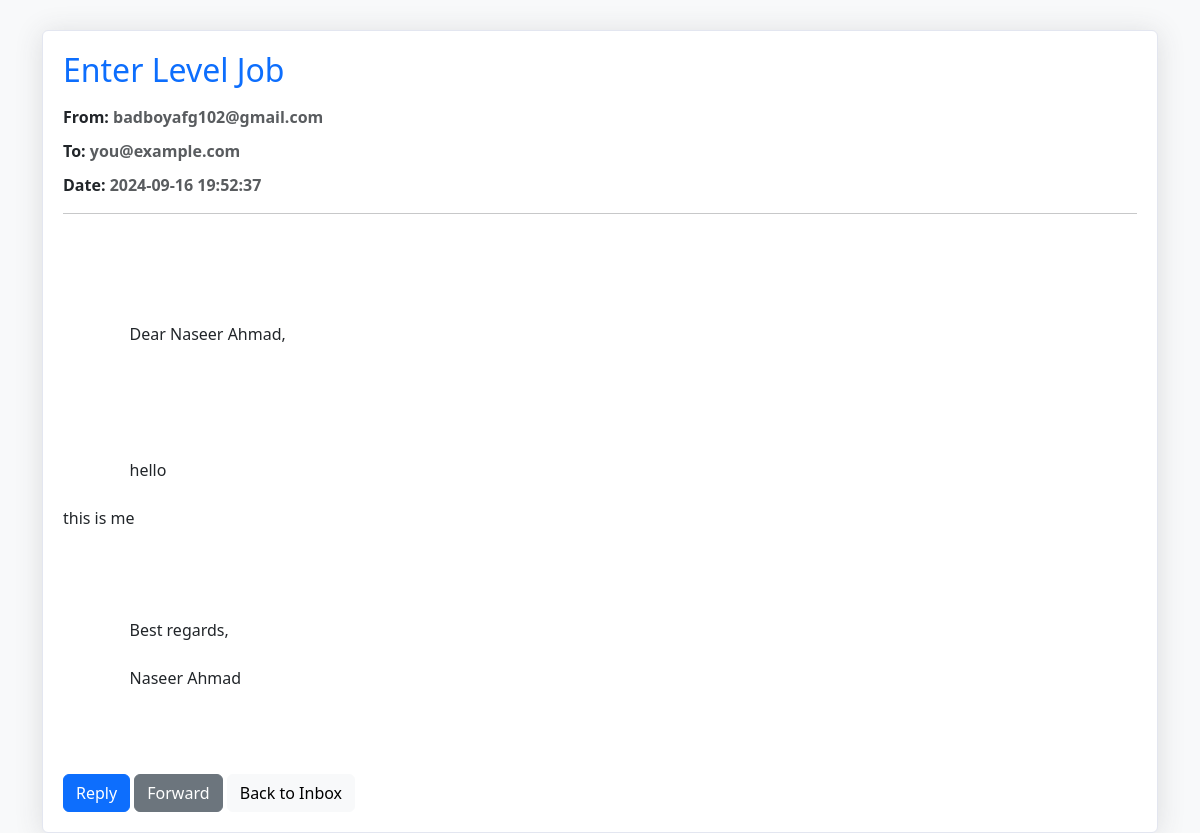
The page /example.php?id=1 on the database its author committed.
### tables this page shows
CREATE TABLE `contact_form_submissions` (
  `id` int(11) NOT NULL,
  `name` varchar(255) NOT NULL,
  `email` varchar(255) NOT NULL,
  `subject` varchar(255) NOT NULL,
  `message` text NOT NULL,
  `submitted_at` timestamp NOT NULL DEFAULT current_timestamp(),
  `is_seen` tinyint(1) DEFAULT 0
);

### example.php (the view, shortened to what this page needs)
<?php
$dbHost = 'localhost';
$dbUser = 'root';
$dbPass = '';
$dbName = 'project';
$conn = new mysqli($dbHost, $dbUser, $dbPass, $dbName);
if (isset($_GET['id']) && is_numeric($_GET['id'])) {
    $id = $_GET['id'];
    $stmt = $conn->prepare('SELECT name, email, subject, message, submitted_at FROM contact_form_submissions WHERE id = ?');
    $stmt->bind_param('i', $id);
    $stmt->execute();
    $result = $stmt->get_result();
    if ($result->num_rows > 0) {
        $emailDetails = $result->fetch_assoc();
    } else {
        echo "No email found with the given ID.";
        exit();
    }
} else {
    echo "Invalid email ID.";
    exit();
}
?>
<!DOCTYPE html>
<html lang="en">
<head>
    <link href="https://cdn.jsdelivr.net/npm/bootstrap@5.3.0/dist/css/bootstrap.min.css" rel="stylesheet">
</head>
<body>
<div class="container">
    <div class="card">
        <div class="email-header">
            <h2 class="text-primary mb-3"><?php echo htmlspecialchars($emailDetails['subject']); ?></h2>
            <div class="info">
                <span>From:</span> <span class="text-muted"><?php echo htmlspecialchars($emailDetails['email']); ?></span>
            </div>
            <div class="info">
                <span>To:</span> <span class="text-muted">you@example.com</span>
            </div>
            <div class="info">
                <span>Date:</span> <span class="text-muted"><?php echo htmlspecialchars($emailDetails['submitted_at']); ?></span>
            </div>
            <hr>
        </div>
        <div class="email-body">
            <p>
                Dear <?php echo htmlspecialchars($emailDetails['name']); ?>,
            </p>
            <p>
                <?php echo nl2br(htmlspecialchars($emailDetails['message'])); ?>
            </p>
            <p>
                Best regards,<br>
                <?php echo htmlspecialchars($emailDetails['name']); ?>
            </p>
        </div>
        <div class="email-actions">
            <a href="mailto:<?php echo htmlspecialchars($emailDetails['email']); ?>" class="btn btn-primary">Reply</a>
            <a href="mailto:?subject=Fwd: <?php echo urlencode($emailDetails['subject']); ?>&body=<?php echo urlencode($emailDetails['message']); ?>" class="btn btn-secondary">Forward</a>
            <a href="view_emails.php" class="btn btn-light">Back to Inbox</a>
        </div>
    </div>
</div>
</body>
</html>

### example.php (style rules this page uses)
body { background-color: #f8f9fa; }
.container { margin-top: 30px; }
.card { padding: 20px; border: 1px solid #e3e6f0; box-shadow: 0 0.15rem 1.75rem 0 rgba(58, 59, 69, 0.15); }
.email-header { margin-bottom: 20px; }
.email-header .info { margin-bottom: 10px; }
.email-header .info span { font-weight: bold; }
.email-body { white-space: pre-wrap; }
.email-actions { margin-top: 20px; }

### rows shown on the page
contact_form_submissions: subject "Enter Level Job", email "badboyafg102@gmail.com", submitted_at "2024-09-16 19:52:37", name "Naseer Ahmad", message "hello this is me"
